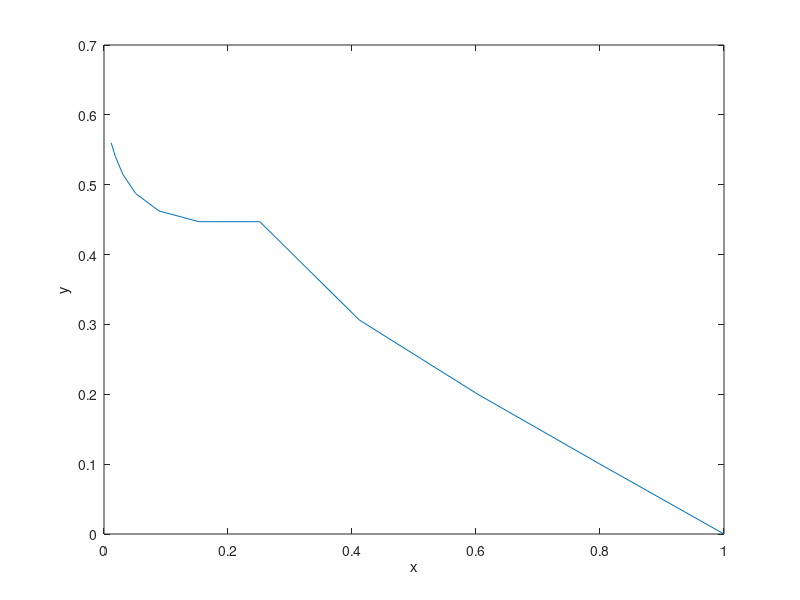

The MATLAB source for this figure:
%E27 (i) and (ii):
h = 0.1;
t = 11;
x = y = dx = dy = zeros(t,1);
##x = linspace(1,0,11)
x(1) = 1; dx(1) = 2; dy(1) = 1; #velocity of river y'(0) = 1, velocity of dog x'(o) = 2; dog's starting point = (1,0)

%trajectory using Euler's method:
for i=1:t-1
  x(i+1) = x(i) + h*((-2*x(i))/sqrt(x(i)^2 + y(i)^2));
  y(i+1) = y(i) + h*((1-2*y(i))/sqrt(x(i)^2 - y(i)^2));
endfor

disp(x);
disp("");
disp(y);

plot(x, y);
xlabel("x");
ylabel("y");

%===================================================
%E27 (iii):
%Newton's method to determine t where x(t) $\approx$ 0:
tk = 0;
xk = 1;
yk = 0;
sp_tk = inf; #tk with smallest positive xk
iternum = inf; #num of iter (time unit) to reach smallest positive xt
for i=1:t
  tl = tk - (xk/((-2*xk)/sqrt(xk^2 + yk^2))) #t_k+1 = t_k - (x(t)/x'(t))
  xprev = xk;
  N = 10;
  h = (tl-tk)/N;
  #approximate next x and y (of t_{k+1} from newton\s method):
  for j=1:N
    xl = xk + h*((-2*xk)/sqrt(xk^2 + yk^2));
    yl = yk + h*((1-2*yk)/sqrt(xk^2 - yk^2));
    xk = xl;
    yk = yl;
  endfor
  if (xk < xprev) && (xk>0) #check for smallest && positive x_{t+1}
    sp_tk = tk;
    iternum = i;
  endif
  tk = tl;
endfor
disp(["amount of time for the dog to reach its master = ", num2str(sp_tk)]);
##disp(["amount of time for the dog to reach its master = ", num2str(iternum), " unit of time"])